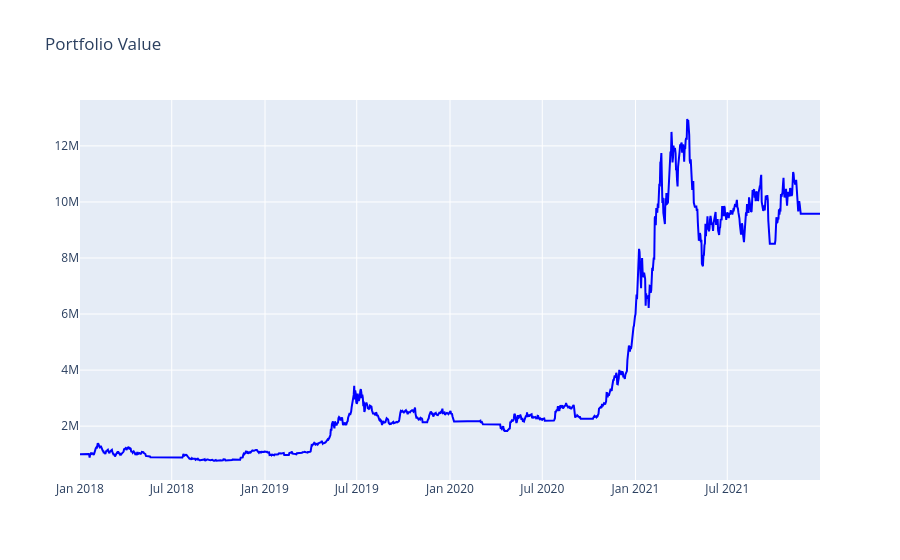

Notebook code for this chart:
### Code cell
backtest(df)

### Figure 1 — Plotly figure (JSON) as saved in the notebook; plotly's stock layout.template omitted (floating-point values rounded to 4 significant figures; data arrays with more than 128 entries replaced by an {"elided": "..."} marker saying what was removed)
{"data": [{"line": {"color": "blue"}, "name": "Portfolio Value", "type": "scatter", "x": {"elided": "1461 str values"}, "y": {"elided": "1461 float values"}}], "layout": {"autosize": true, "title": {"text": "Portfolio Value"}, "xaxis": {"autorange": true, "range": ["2018-01-01", "2021-12-31"], "type": "date"}, "yaxis": {"autorange": true, "range": [77980.0, 13640000.0], "type": "linear"}}}
